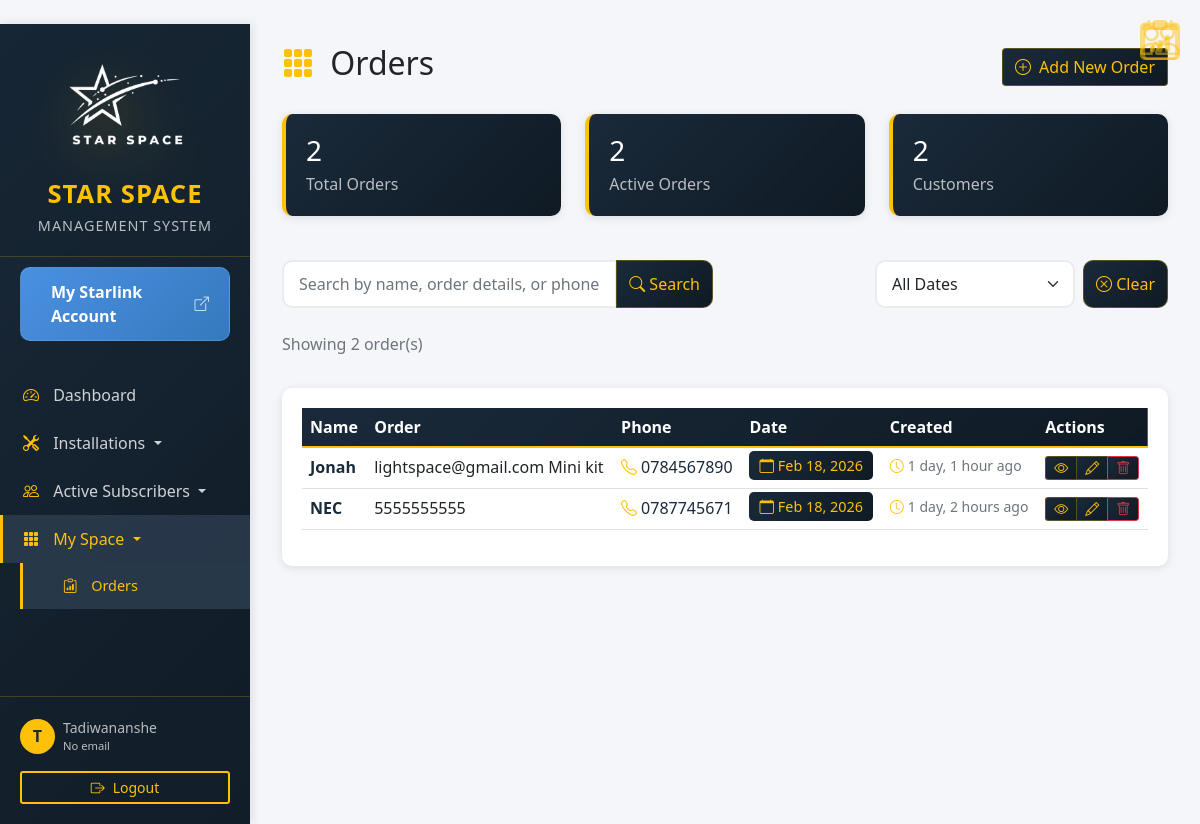
Screenshot of /orders/ (signed in) with the database file from the repository.
### clients/models.py (models this page shows, shortened)
class Order(models.Model):
    name = models.CharField(max_length=200)
    order_details = models.TextField(verbose_name="Order")
    phone = models.CharField(max_length=20, validators=[
        RegexValidator(
            regex=r'^\(?\d{3}\)?[\s.-]?\d{3}[\s.-]?\d{4}$',
            message='Enter a valid phone number. Formats: (078) 776-8637, 078-776-8637, or 0787768637'
        )
    ])
    order_date = models.DateField(default=timezone.now)
    created_at = models.DateTimeField(auto_now_add=True)
    updated_at = models.DateTimeField(auto_now=True)
    class Meta:
        ordering = ['-order_date', '-created_at']

### clients/views.py (the view)
# urls.py: path('orders/', views.order_list, name='order_list'),
@login_required(login_url='clients:login')
def order_list(request):
    orders = Order.objects.all()
    context = {
        'orders': orders,
        'total_orders': orders.count(),
    }
    return render(request, 'clients/order_list.html', context)

### templates/clients/order_list.html (shortened to what this page needs)
{% extends 'base.html' %}
{% load static %}
{% block content %}
<div class="container-fluid">
    <div class="d-flex justify-content-between align-items-center mb-4">
        <h2><i class="bi bi-grid-3x3-gap-fill me-2" style="color: #ffc107;"></i> Orders</h2>
        <a href="{% url 'clients:add_order' %}" class="btn" style="background: linear-gradient(135deg, #1a2a3a, #0f1a24); color: #ffc107; border: 1px solid rgba(255, 193, 7, 0.3);">
            <i class="bi bi-plus-circle me-2"></i>Add New Order
        </a>
    </div>
    <div class="row mb-4">
        <div class="col-md-4">
            <div class="stat-card" style="background: linear-gradient(135deg, #1a2a3a, #0f1a24); border-left: 4px solid #ffc107;">
                <div class="d-flex justify-content-between align-items-center">
                    <div>
                        <h3 class="text-white mb-1">{{ total_orders }}</h3>
                        <p class="text-white-50 mb-0">Total Orders</p>
                    </div>
                    <i class="bi bi-clipboard-data" style="font-size: 2.5rem; color: #ffc107; opacity: 0.5;"></i>
                </div>
            </div>
        </div>
        <div class="col-md-4">
            <div class="stat-card" style="background: linear-gradient(135deg, #1a2a3a, #0f1a24); border-left: 4px solid #ffc107;">
                <div class="d-flex justify-content-between align-items-center">
                    <div>
                        <h3 class="text-white mb-1">{{ orders.count }}</h3>
                        <p class="text-white-50 mb-0">Active Orders</p>
                    </div>
                    <i class="bi bi-calendar-check" style="font-size: 2.5rem; color: #ffc107; opacity: 0.5;"></i>
                </div>
            </div>
        </div>
        <div class="col-md-4">
            <div class="stat-card" style="background: linear-gradient(135deg, #1a2a3a, #0f1a24); border-left: 4px solid #ffc107;">
                <div class="d-flex justify-content-between align-items-center">
                    <div>
                        <h3 class="text-white mb-1">{{ orders.count }}</h3>
                        <p class="text-white-50 mb-0">Customers</p>
                    </div>
                    <i class="bi bi-people" style="font-size: 2.5rem; color: #ffc107; opacity: 0.5;"></i>
                </div>
            </div>
        </div>
    </div>
    <div class="row mb-4">
        <div class="col-md-6">
            <div class="input-group">
                <input type="text" id="searchInput" class="form-control" placeholder="Search by name, order details, or phone..."
                       style="border: 2px solid #e9ecef; border-radius: 10px 0 0 10px; padding: 10px 15px;">
                <button class="btn" style="background: linear-gradient(135deg, #1a2a3a, #0f1a24); color: #ffc107; border: 1px solid rgba(255, 193, 7, 0.3); border-radius: 0 10px 10px 0;" id="searchButton">
                    <i class="bi bi-search"></i> Search
                </button>
            </div>
        </div>
        <div class="col-md-6">
            <div class="d-flex justify-content-end gap-2">
                <select id="dateFilter" class="form-select" style="border: 2px solid #e9ecef; border-radius: 10px; padding: 10px 15px; max-width: 200px;">
                    <option value="all">All Dates</option>
                </select>
                <button class="btn" style="background: linear-gradient(135deg, #1a2a3a, #0f1a24); color: #ffc107; border: 1px solid rgba(255, 193, 7, 0.3); border-radius: 10px;" id="clearFilter">
                    <i class="bi bi-x-circle"></i> Clear
                </button>
            </div>
        </div>
    </div>
    <div class="row mb-3">
        <div class="col-12">
            <p class="text-muted" id="resultCount">Showing {{ orders.count }} order(s)</p>
        </div>
    </div>
    <div class="table-container">
        <div class="table-responsive">
            <table class="table table-hover" id="ordersTable">
                <thead style="background: linear-gradient(135deg, #1a2a3a, #0f1a24); color: #ffc107;">
                    <tr>
                        <th class="text-white">Name</th>
                        <th class="text-white">Order</th>
                        <th class="text-white">Phone</th>
                        <th class="text-white">Date</th>
                        <th class="text-white">Created</th>
                        <th class="text-white">Actions</th>
                    </tr>
                </thead>
                <tbody>
                    {% for order in orders %}
                    <tr>
                        <td>
                            <strong style="color: #1a2a3a;">{{ order.name }}</strong>
                        </td>
                        <td>{{ order.order_details|truncatechars:50 }}</td>
                        <td>
                            <a href="tel:{{ order.phone }}" class="text-decoration-none" style="color: #1a2a3a;">
                                <i class="bi bi-telephone me-1" style="color: #ffc107;"></i>{{ order.phone }}
                            </a>
                        </td>
                        <td>
                            <span style="background: linear-gradient(135deg, #1a2a3a, #0f1a24); color: #ffc107; padding: 5px 10px; border-radius: 5px; font-size: 0.9rem;">
                                <i class="bi bi-calendar me-1"></i>{{ order.order_date|date:"M d, Y" }}
                            </span>
                        </td>
                        <td>
                            <small class="text-muted">
                                <i class="bi bi-clock me-1" style="color: #ffc107;"></i>{{ order.created_at|timesince }} ago
                            </small>
                        </td>
                        <td>
                            <div class="btn-group" role="group">
                                <a href="{% url 'clients:order_detail' order.pk %}" class="btn btn-sm" style="background: linear-gradient(135deg, #1a2a3a, #0f1a24); color: #ffc107; border: 1px solid rgba(255, 193, 7, 0.3);" title="View">
                                    <i class="bi bi-eye"></i>
                                </a>
                                <a href="{% url 'clients:edit_order' order.pk %}" class="btn btn-sm" style="background: linear-gradient(135deg, #1a2a3a, #0f1a24); color: #ffc107; border: 1px solid rgba(255, 193, 7, 0.3);" title="Edit">
                                    <i class="bi bi-pencil"></i>
                                </a>
                                <button type="button" class="btn btn-sm" style="background: linear-gradient(135deg, #1a2a3a, #0f1a24); color: #dc3545; border: 1px solid #dc3545;" title="Delete"
                                        data-bs-toggle="modal" data-bs-target="#deleteModal{{ order.pk }}">
                                    <i class="bi bi-trash"></i>
                                </button>
                            </div>
                        </td>
                    </tr>
                    {% endfor %}
                </tbody>
            </table>
        </div>
    </div>
</div>
{% endblock %}

### templates/base.html (shortened to what this page needs)
﻿<!DOCTYPE html>
<html lang="en">
<head>
    {% load static %}
    <link href="https://cdn.jsdelivr.net/npm/bootstrap@5.1.3/dist/css/bootstrap.min.css" rel="stylesheet">
    <link rel="stylesheet" href="https://cdn.jsdelivr.net/npm/bootstrap-icons@1.8.1/font/bootstrap-icons.css">
</head>
</head>
<body>
    <div class="wrapper">
        <nav id="sidebar">
            <div class="sidebar-header">
                <div class="sidebar-logo">
                    <img src="{% static 'images/bg3.png' %}" alt="Star Space Logo">
                </div>
                <h3>STAR SPACE</h3>
                <p class="text-white-50 small mb-0">Management System</p>
            </div>
            <a href="https://www.starlink.com/account" target="_blank" class="starlink-btn">
                <span>My Starlink Account</span>
                <i class="bi bi-box-arrow-up-right" style="font-size: 0.9rem; opacity: 0.8;"></i>
            </a>
            <ul class="list-unstyled components">
                <li class="{% if request.resolver_match.url_name == 'dashboard' %}active{% endif %}">
                    <a href="{% url 'clients:dashboard' %}">
                        <i class="bi bi-speedometer2"></i> Dashboard
                    </a>
                </li>
                <li class="{% if 'installation' in request.resolver_match.url_name %}active{% endif %}">
                    <a href="#installationsSubmenu" data-bs-toggle="collapse" aria-expanded="false" class="dropdown-toggle">
                        <i class="bi bi-tools"></i> Installations
                    </a>
                </li>
                <li class="{% if 'subscriber' in request.resolver_match.url_name %}active{% endif %}">
                    <a href="#subscribersSubmenu" data-bs-toggle="collapse" aria-expanded="false" class="dropdown-toggle">
                        <i class="bi bi-people"></i> Active Subscribers
                    </a>
                </li>
                <li class="{% if 'order' in request.resolver_match.url_name %}active{% endif %}">
                    <a href="#mySpaceSubmenu" data-bs-toggle="collapse" aria-expanded="false" class="dropdown-toggle">
                        <i class="bi bi-grid-3x3-gap-fill"></i> My Space
                    </a>
                    <ul class="collapse list-unstyled" id="mySpaceSubmenu">
                        <li>
                            <a href="{% url 'clients:order_list' %}">
                                <i class="bi bi-clipboard-data"></i> Orders
                            </a>
                        </li>
                    </ul>
                </li>
            </ul>
            <div class="sidebar-footer">
                {% if user.is_authenticated %}
                <div class="d-flex align-items-center mb-3">
                    <div class="avatar-circle me-2">
                        {{ user.username|make_list|first|upper }}
                    </div>
                    <div class="flex-grow-1">
                        <small class="text-white-50 d-block">{{ user.username }}</small>
                        <small class="text-white-50" style="font-size: 0.7rem;">{{ user.email|default:"No email"|truncatechars:20 }}</small>
                    </div>
                </div>
                <div class="d-grid gap-2">
                    <a href="{% url 'clients:logout' %}" class="btn btn-outline-warning btn-sm">
                        <i class="bi bi-box-arrow-right me-2"></i>Logout
                    </a>
                </div>
                {% endif %}
            </div>
        </nav>
        <div id="content">
            {% block content %}
            {% endblock %}
        </div>
    </div>
</body>
</html>

### templates/base.html (style rules this page uses)
body { background: #f4f6f9; margin: 0; padding: 0; overflow-x: hidden; }
.wrapper { display: flex; width: 100%; align-items: stretch; }
#sidebar { min-width: 250px; max-width: 250px; background: linear-gradient(135deg, #1a2a3a 0%, #0f1a24 100%); color: #fff; transition: all 0.3s; height: 100vh; position: sticky; top: 0; box-shadow: 2px 0 10px rgba(0,0,0,0.1); display: flex; flex-direction: column; }
#sidebar .sidebar-header { padding: 20px; background: rgba(21, 35, 46, 0.5); border-bottom: 1px solid rgba(255, 193, 7, 0.2); text-align: center; }
.sidebar-logo { width: 120px; height: 120px; margin: 0 auto 15px; animation: float 3s ease-in-out infinite; filter: drop-shadow(0 15px 25px rgba(255, 193, 7, 0.4)); }
.sidebar-logo img { width: 100%; height: 100%; object-fit: contain; }
#sidebar .sidebar-header h3 { color: #ffc107; margin: 15px 0 5px 0; font-size: 1.6rem; font-weight: 600; letter-spacing: 1px; }
#sidebar .sidebar-header p { color: rgba(255, 255, 255, 0.7) !important; margin-top: 5px; font-size: 0.9rem; text-transform: uppercase; letter-spacing: 1px; }
#sidebar ul.components { padding: 20px 0; flex: 1; overflow-y: auto; }
#sidebar ul li a { padding: 12px 20px; font-size: 1rem; display: block; color: rgba(255, 255, 255, 0.8); text-decoration: none; transition: all 0.3s; border-left: 3px solid transparent; }
#sidebar ul li.active > a { color: #ffc107; background: rgba(44, 62, 80, 0.8); border-left: 3px solid #ffc107; }
#sidebar ul li a i { margin-right: 10px; width: 20px; text-align: center; color: #ffc107; }
#sidebar ul ul { background: rgba(21, 35, 46, 0.7); padding-left: 20px; }
#sidebar ul ul li a { padding-left: 40px; font-size: 0.9rem; color: rgba(255, 255, 255, 0.7); }
#content { width: 100%; padding: 20px; min-height: 100vh; transition: all 0.3s; background: #f4f6f9; }
.stat-card { border-radius: 10px; padding: 20px; margin-bottom: 20px; color: white; transition: transform 0.3s; }
.stat-card i { font-size: 2.5rem; opacity: 0.3; position: absolute; top: 20px; right: 20px; }
.sidebar-footer { padding: 20px; border-top: 1px solid rgba(255, 193, 7, 0.2); background: rgba(21, 35, 46, 0.5); }
.avatar-circle { width: 35px; height: 35px; border-radius: 50%; display: flex; align-items: center; justify-content: center; font-weight: bold; font-size: 1rem; background-color: #ffc107; color: #1a2a3a; }
.text-white-50 { color: rgba(255, 255, 255, 0.7) !important; }
.btn-outline-warning { color: #ffc107; border-color: #ffc107; border-width: 2px; }
.starlink-btn { background: linear-gradient(135deg, #4a90e2 0%, #357abd 100%); border: none; color: white; font-weight: 600; padding: 12px 20px; border-radius: 10px; margin: 10px 20px; display: flex; align-items: center; justify-content: center; gap: 10px; transition: all 0.3s ease; border: 1px solid rgba(255, 255, 255, 0.1); cursor: pointer; text-decoration: none; }
.starlink-btn i { font-size: 1.2rem; }
.table-container { background: white; padding: 20px; border-radius: 10px; box-shadow: 0 2px 10px rgba(0,0,0,0.1); }
.table thead th { border-bottom: 2px solid #dee2e6; color: #495057; font-weight: 600; }

### templates/clients/order_list.html (style rules this page uses)
.table-container { background: white; padding: 20px; border-radius: 10px; box-shadow: 0 2px 10px rgba(0,0,0,0.1); }
.table thead th { border-bottom: 2px solid #ffc107; }
.stat-card { border-radius: 10px; padding: 20px; transition: transform 0.3s; box-shadow: 0 2px 10px rgba(0,0,0,0.1); }

### rows the page displays
Order: name "Jonah", order_details "lightspace@gmail.com Mini kit", phone "0784567890", order_date "Feb 18, 2026", created_at "1 day, 1 hour"
Order: name "NEC", order_details "5555555555", phone "0787745671", order_date "Feb 18, 2026", created_at "1 day, 2 hours"

### other values shown
{{ user.username|make_list|first|upper }} "T"
{{ user.username }} "Tadiwananshe"
{{ user.email|default:"No email"|truncatechars:20 }} "No email"
{{ total_orders }} "2"
{{ orders.count }} "2"
